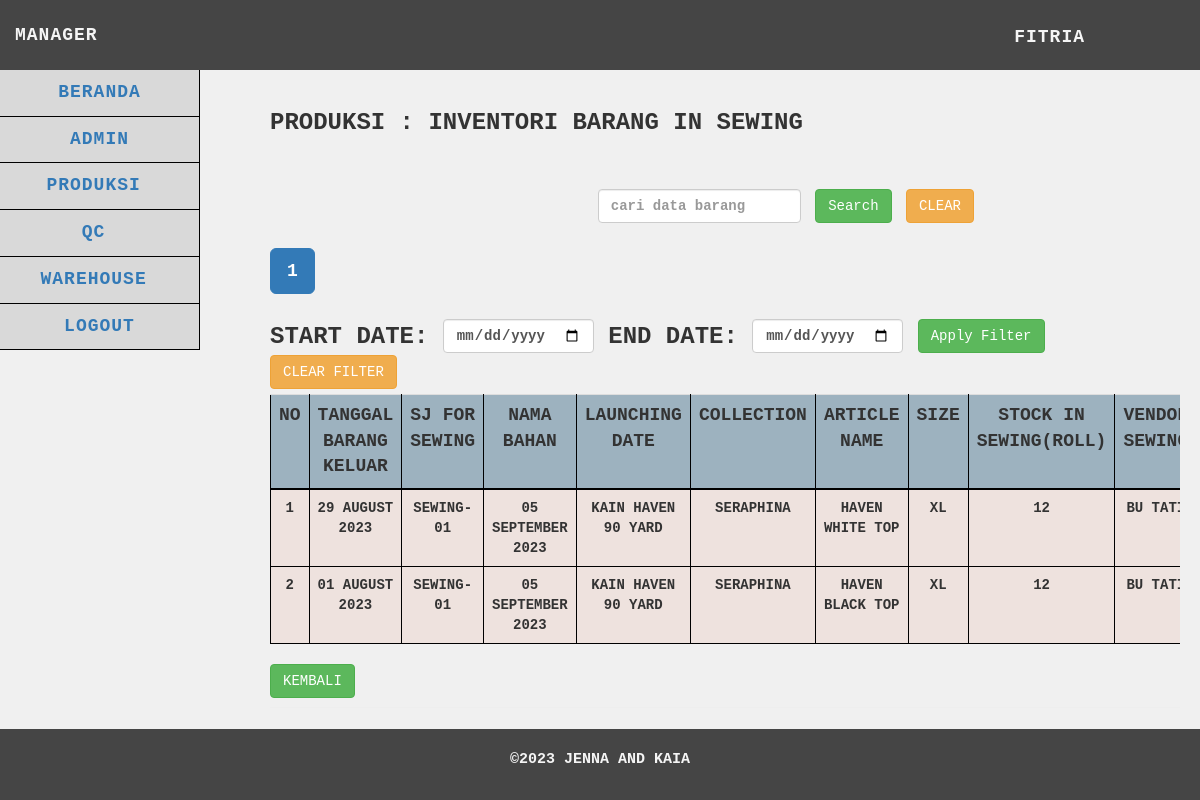
The app's page /manager/produksi/baranginsewing/baranginsewing.php (signed in), older data.
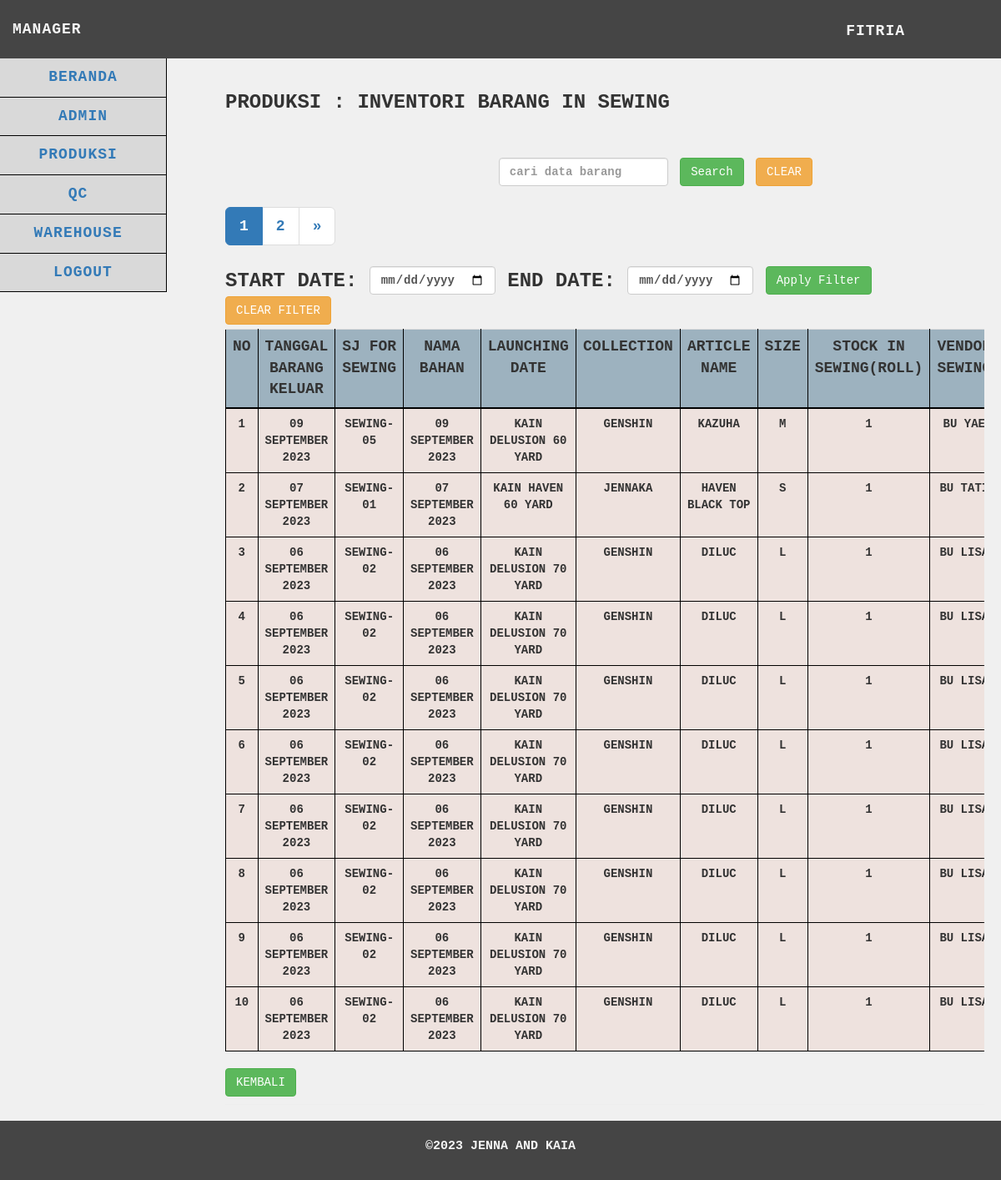
The same page, newer data.
### tables this page shows
CREATE TABLE `admin_manager` (
  `id` int(25) NOT NULL,
  `username` varchar(255) NOT NULL,
  `password` varchar(255) NOT NULL,
  `nama` varchar(255) NOT NULL,
  `telepon` varchar(255) NOT NULL,
  `foto` varchar(255) NOT NULL
);

CREATE TABLE `baranginsewing` (
  `idbarang_insewing` int(25) NOT NULL,
  `tgl_brg_keluar` date NOT NULL,
  `sj_for_vendor` varchar(255) NOT NULL,
  `nama` varchar(255) NOT NULL,
  `launching_date` date NOT NULL,
  `collection` varchar(255) NOT NULL,
  `article_name` varchar(255) NOT NULL,
  `size` varchar(15) NOT NULL,
  `stock_insewing` int(255) NOT NULL,
  `stock_hasilsewing` int(255) NOT NULL,
  `vendor_sewing` varchar(255) NOT NULL,
  `tgl_brg_masuk` date DEFAULT NULL,
  `sj_from_vendor` varchar(255) NOT NULL,
  `totalstock` int(255) NOT NULL,
  `status` varchar(255) NOT NULL,
  `idbarang_baku` int(25) NOT NULL
);

### manager/produksi/baranginsewing/functions.php (called while the page is built, shortened)
<?php
$db = mysqli_connect("localhost", "root", "", "gudangjenna");
function query($query)
{
    global $db;
    $result = mysqli_query($db, $query);
    $rows = [];
    while ($row = mysqli_fetch_assoc($result)) {
        $rows[] = $row;
    }
    return $rows;
}
function getNama($username)
{
    global $db;
    $query = "SELECT nama FROM admin_manager WHERE username = '$username'";
    $result = mysqli_query($db, $query);
    if ($result && mysqli_num_rows($result) > 0) {
        $user = mysqli_fetch_assoc($result);
        return $user['nama'];
    } else {
        return "Nama Tidak Ditemukan";
    }
}
function formatDate($dateString)
{
    $timestamp = strtotime($dateString);
    return date('d F Y', $timestamp);
}

### manager/produksi/baranginsewing/baranginsewing.php (the view, shortened to what this page needs)
<?php
require 'functions.php';
$baranginsewing = query("SELECT * FROM baranginsewing");
$limit = 10;
$page = isset($_GET['page']) ? $_GET['page'] : 1;
$start = ($page - 1) * $limit;
$start_date = isset($_GET['start_date']) ? $_GET['start_date'] : '';
$end_date = isset($_GET['end_date']) ? $_GET['end_date'] : '';
$date_filter = '';
$search = isset($_GET['search']) ? $_GET['search'] : '';
$search_filter = '';
$query = "SELECT * FROM baranginsewing $date_filter $search_filter ORDER BY idbarang_insewing DESC LIMIT $start, $limit";
$baranginsewing = query($query);
$totalRecordsSearchDateFilter = count(query("SELECT * FROM baranginsewing $date_filter $search_filter"));
$totalPagesSearchDateFilter = ceil($totalRecordsSearchDateFilter / $limit);
?>
<!DOCTYPE html>
<html>
<head>
    <link href="../../../vendor/css/bootstrap/bootstrap.min.css" rel="stylesheet">
    <link href="../../../vendor/css/bootstrap/bootstrap.css" rel="stylesheet">
    <link href="../../../vendor/font-awesome/css/font-awesome.min.css" rel="stylesheet" type="text/css">
    <link href="../../../css/tabelmanager.css" rel="stylesheet">
</head>
<body>
    <nav class="navbar navbar-default navbar-static-top" role="navigation" style="margin-bottom: 0">
        <div class="navbar-header">
            <a class="navbar-brand">MANAGER</a>
        </div>
        <ul class="nav navbar-top-links navbar-right">
            <li class="dropdown">
                <a class="dropdown-toggle" data-toggle="dropdown"
                    href="../../logout.php"><?php echo getNama($_SESSION['usernamemg']); ?></i>
                </a>
            </li>
        </ul>
        <div class="navbar-default sidebar" role="navigation">
            <div class="sidebar-nav navbar-collapse">
                <ul class="nav" id="side-menu">
                    <li>
                        <a href="../../beranda.php">
                            BERANDA
                        </a>
                    </li>
                    <li>
                        <a href="../../admin/admin.php">
                            ADMIN
                        </a>
                    </li>
                    <li>
                        <a>
                            PRODUKSI <span class="fa arrow"></span>
                        </a>
                    </li>
                    <li>
                        <a>
                            QC <span class="fa arrow"></span>
                        </a>
                    </li>
                    <li>
                        <a>
                            WAREHOUSE <span class="fa arrow"></span>
                        </a>
                    </li>
                    <li>
                        <a href="../../logout.php" onclick="return confirm('yakin ingin logout?')">
                            Logout
                        </a>
                    </li>
                </ul>
            </div>
        </div>
    </nav>
    <div class="content">
        <div class="container-fluid">
            <h1 class="page-header">PRODUKSI : Inventori Barang In Sewing
                <br><br><br>
                <div class="row">
                    <div class="col-md-4">
                    </div>
                    <div class="col-md-6">
                        <form action="" method="GET" class="form-inline">
                            <input type="text" class="form-control mx-2" id="search" name="search"
                                value="<?php echo $_GET['search'] ?? ''; ?>" placeholder="cari data barang">
                            <button type="submit" class="btn btn-success">Search</button>
                            <a href="baranginsewing.php" class="btn btn-warning mx-2">Clear</a>
                        </form>
                    </div>
                </div>
                <div class="row" style="margin-top: 5px;">
                    <div class="col-md-6">
                        <div class="button-group" style="display: flex; align-items: center;">
                            <div class="pagination-container">
                                <ul class="pagination pagination-lg">
                                    <?php
                                    $startPage = max(1, $page - 1);
                                    $endPage = min($totalPagesSearchDateFilter, $startPage + 4);
                                        for ($p = $startPage; $p <= $endPage; $p++) :
                                     ?>
                                    <li class="<?php if ($p == $page) echo 'active'; ?>">
                                        <a
                                            href="?page=<?php echo $p; ?>&start_date=<?php echo $start_date; ?>&end_date=<?php echo $end_date; ?>&search=<?php echo $search; ?>">
                                            <?php echo $p; ?>
                                        </a>
                                    </li>
                                    <?php endfor; ?>
                                    <?php if ($page < $totalPagesSearchDateFilter) : ?>
                                    <li>
                                        <a href="?page=<?php echo ($page + 1); ?>&start_date=<?php echo $start_date; ?>&end_date=<?php echo $end_date; ?>&search=<?php echo $search; ?>"
                                            aria-label="Next">
                                            <span aria-hidden="true">&raquo;</span>
                                        </a>
                                    </li>
                                    <?php endif; ?>
                                </ul>
                            </div>
                        </div>
                    </div>
                </div>
                <div class="row" style="margin-top: 5px; margin-bottom: 5px">
                    <div class="col-md-12">
                        <form action="" method="GET" class="form-inline">
                            <label for="start_date">Start Date:</label>
                            <input type="date" class="form-control mx-2" id="start_date" name="start_date"
                                value="<?php echo $_GET['start_date'] ?? ''; ?>">
                            <label for="end_date">End Date:</label>
                            <input type="date" class="form-control mx-2" id="end_date" name="end_date"
                                value="<?php echo $_GET['end_date'] ?? ''; ?>">
                            <button type="submit" class="btn btn-success">Apply Filter</button>
                            <a href="baranginsewing.php" class="btn btn-warning mx-2">Clear Filter</a>
                        </form>
                    </div>
                </div>
                <div class="table-responsive">
                    <table id="data-table" class="table table-hover">
                        <tr>
                            <th scope="col">No</th>
                            <th scope="col">Tanggal Barang Keluar</th>
                            <th scope="col">SJ For Sewing</th>
                            <th scope="col">Nama Bahan</th>
                            <th scope="col">Launching Date</th>
                            <th scope="col">Collection</th>
                            <th scope="col">Article Name</th>
                            <th scope="col">Size</th>
                            <th scope="col">Stock In Sewing(ROLL)</th>
                            <th scope="col">Vendor Sewing</th>
                        </tr>
                        <?php $i = $start + 1; ?>
                        <?php foreach ($baranginsewing as $row) : ?>
                        <tr class="data-row">
                            <td><?= $i; ?></td>
                            <td><?= formatDate($row["tgl_brg_keluar"]); ?></td>
                            <td><?= $row["sj_for_vendor"]; ?></td>
                            <td><?= formatDate($row["launching_date"]); ?></td>
                            <td><?= $row["nama"]; ?></td>
                            <td><?= $row["collection"]; ?></td>
                            <td><?= $row["article_name"]; ?></td>
                            <td><?= $row["size"]; ?></td>
                            <td><?= $row["stock_insewing"]; ?></td>
                            <td><?= $row["vendor_sewing"]; ?></td>
                        </tr>
                        <?php $i++; ?>
                        <?php endforeach; ?>
                    </table>
                </div>
                <div>
                    <a href="../../beranda.php" class="btn btn-success">Kembali</a>
                </div>
        </div>
    </div>
    <footer>
        <p>©2023 Jenna and Kaia</p>
    </footer>
</body>
</html>

### css/tabelmanager.css (style rules this page uses)
body { font-family: 'Courier New', Courier, monospace; text-transform: uppercase; margin: 0; padding: 0; background-color: #F0F0F0; display: flex; flex-direction: column; min-height: 100vh; }
p { font-size: 15px; }
h1 { text-transform: uppercase; font-weight: 500; }
.page-header { font-weight: bold; font-size: 24px; }
.navbar { background-color: #454545; font-size: large; letter-spacing: 1px; font-weight: 700; font-family: 'Courier New', Courier, monospace; text-transform: uppercase; border: none; height: 70px; position: fixed; top: 0; width: 100%; z-index: 99; }
.navbar-header .navbar-brand { color: whitesmoke; margin-top: 10px; }
.dropdown { background-color: #454545; width: 100%; }
.dropdown-toggle { color: whitesmoke; margin-top: 10px; }
.navbar-top-links { margin-right: 0; }
.navbar-top-links li { display: inline-block; }
.navbar-top-links li:last-child { margin-right: 100px; }
.navbar-top-links li a { padding: 15px; min-height: 50px; }
.sidebar { background-color: #D9D9D9; text-align: center; }
.sidebar .sidebar-nav.navbar-collapse { padding-left: 0; padding-right: 0; }
.sidebar ul li { border-bottom: 1px solid black; border-right: 1px solid black; }
@media (min-width: 768px) { .sidebar { z-index: 1; position: absolute; width: 200px; margin-top: 70px; } }
@media (min-width: 768px) { .navbar-top-links { margin-left: auto; } }
.content { padding-top: 50px; padding-bottom: 50px; flex: 1; }
.container-fluid { padding: 20px; }
.table { border-collapse: collapse; width: 100%; }
.table th { background-color: #9DB2BF; border: 1px solid black; text-align: center; border-bottom: 2px solid black; font-size: 18px; }
.table td { background-color: #EEE2DE; border: 1px solid black; text-align: center; font-size: 14px; }
@media (min-width: 768px) { .content { margin-left: 250px; } }
footer { text-transform: uppercase; padding: 20px; color: whitesmoke; background-color: #454545; text-align: center; font-weight: bold; position: fixed; bottom: 0; left: 0; width: 100%; }
footer p { text-align: center; }
.pagination-container { display: flex; justify-content: center; align-items: center; }

Row changes from the older to the newer data that the page shows:
removed baranginsewing: tgl_brg_keluar "29 AUGUST 2023", sj_for_vendor "SEWING-01", launching_date "05 SEPTEMBER 2023", nama "KAIN HAVEN 90 YARD", collection "SERAPHINA", article_name "HAVEN WHITE TOP", size "XL", stock_insewing "12", vendor_sewing "BU…"
removed baranginsewing: tgl_brg_keluar "01 AUGUST 2023", sj_for_vendor "SEWING-01", launching_date "05 SEPTEMBER 2023", nama "KAIN HAVEN 90 YARD", collection "SERAPHINA", article_name "HAVEN BLACK TOP", size "XL", stock_insewing "12", vendor_sewing "BU…"
added baranginsewing: tgl_brg_keluar "09 SEPTEMBER 2023", sj_for_vendor "SEWING-05", launching_date "09 SEPTEMBER 2023", nama "KAIN DELUSION 60 YARD", collection "GENSHIN", article_name "KAZUHA", size "M", stock_insewing "1", vendor_sewing "BU YAE"
added baranginsewing: tgl_brg_keluar "07 SEPTEMBER 2023", sj_for_vendor "SEWING-01", launching_date "07 SEPTEMBER 2023", nama "KAIN HAVEN 60 YARD", collection "JENNAKA", article_name "HAVEN BLACK TOP", size "S", stock_insewing "1", vendor_sewing "BU…"
added baranginsewing: tgl_brg_keluar "06 SEPTEMBER 2023", sj_for_vendor "SEWING-02", launching_date "06 SEPTEMBER 2023", nama "KAIN DELUSION 70 YARD", collection "GENSHIN", article_name "DILUC", size "L", stock_insewing "1", vendor_sewing "BU…"
added baranginsewing: tgl_brg_keluar "06 SEPTEMBER 2023", sj_for_vendor "SEWING-02", launching_date "06 SEPTEMBER 2023", nama "KAIN DELUSION 70 YARD", collection "GENSHIN", article_name "DILUC", size "L", stock_insewing "1", vendor_sewing "BU…"
added baranginsewing: tgl_brg_keluar "06 SEPTEMBER 2023", sj_for_vendor "SEWING-02", launching_date "06 SEPTEMBER 2023", nama "KAIN DELUSION 70 YARD", collection "GENSHIN", article_name "DILUC", size "L", stock_insewing "1", vendor_sewing "BU…"
added baranginsewing: tgl_brg_keluar "06 SEPTEMBER 2023", sj_for_vendor "SEWING-02", launching_date "06 SEPTEMBER 2023", nama "KAIN DELUSION 70 YARD", collection "GENSHIN", article_name "DILUC", size "L", stock_insewing "1", vendor_sewing "BU…"
added baranginsewing: tgl_brg_keluar "06 SEPTEMBER 2023", sj_for_vendor "SEWING-02", launching_date "06 SEPTEMBER 2023", nama "KAIN DELUSION 70 YARD", collection "GENSHIN", article_name "DILUC", size "L", stock_insewing "1", vendor_sewing "BU…"
added baranginsewing: tgl_brg_keluar "06 SEPTEMBER 2023", sj_for_vendor "SEWING-02", launching_date "06 SEPTEMBER 2023", nama "KAIN DELUSION 70 YARD", collection "GENSHIN", article_name "DILUC", size "L", stock_insewing "1", vendor_sewing "BU…"
added baranginsewing: tgl_brg_keluar "06 SEPTEMBER 2023", sj_for_vendor "SEWING-02", launching_date "06 SEPTEMBER 2023", nama "KAIN DELUSION 70 YARD", collection "GENSHIN", article_name "DILUC", size "L", stock_insewing "1", vendor_sewing "BU…"
added baranginsewing: tgl_brg_keluar "06 SEPTEMBER 2023", sj_for_vendor "SEWING-02", launching_date "06 SEPTEMBER 2023", nama "KAIN DELUSION 70 YARD", collection "GENSHIN", article_name "DILUC", size "L", stock_insewing "1", vendor_sewing "BU…"
Text that changed along with them:
new list line: "2"
